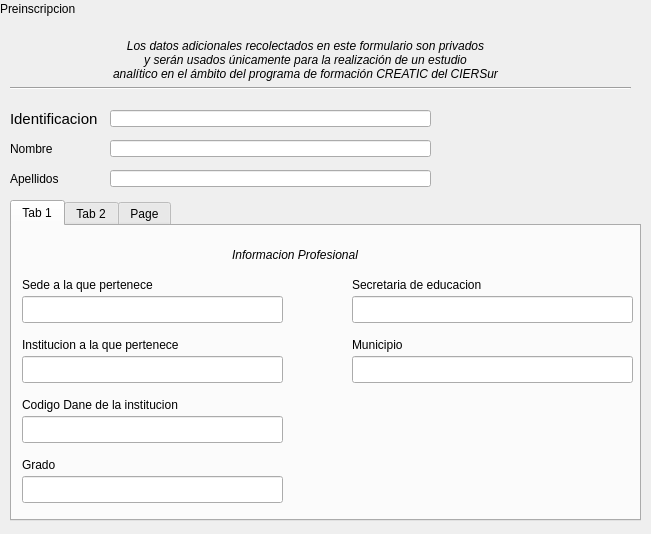
<?xml version="1.0" encoding="UTF-8"?>
<ui version="4.0">
 <class>VistaPreinscribirLT</class>
 <widget class="QDialog" name="VistaPreinscribirLT">
  <property name="geometry">
   <rect>
    <x>0</x>
    <y>0</y>
    <width>651</width>
    <height>534</height>
   </rect>
  </property>
  <property name="windowTitle">
   <string>Dialog</string>
  </property>
  <widget class="QLabel" name="label_2">
   <property name="geometry">
    <rect>
     <x>0</x>
     <y>0</y>
     <width>121</width>
     <height>17</height>
    </rect>
   </property>
   <property name="text">
    <string>Preinscripcion</string>
   </property>
  </widget>
  <widget class="QTabWidget" name="tabWidget">
   <property name="geometry">
    <rect>
     <x>10</x>
     <y>200</y>
     <width>631</width>
     <height>321</height>
    </rect>
   </property>
   <property name="toolTip">
    <string>&lt;html&gt;&lt;head/&gt;&lt;body&gt;&lt;p&gt;Informacion Profesional&lt;/p&gt;&lt;/body&gt;&lt;/html&gt;</string>
   </property>
   <property name="currentIndex">
    <number>0</number>
   </property>
   <widget class="QWidget" name="tab">
    <attribute name="title">
     <string>Tab 1</string>
    </attribute>
    <widget class="QLabel" name="label_9">
     <property name="geometry">
      <rect>
       <x>10</x>
       <y>170</y>
       <width>201</width>
       <height>17</height>
      </rect>
     </property>
     <property name="text">
      <string>Codigo Dane de la institucion</string>
     </property>
    </widget>
    <widget class="QLineEdit" name="lineEdit_6">
     <property name="geometry">
      <rect>
       <x>10</x>
       <y>190</y>
       <width>261</width>
       <height>27</height>
      </rect>
     </property>
    </widget>
    <widget class="QLineEdit" name="lineEdit_7">
     <property name="geometry">
      <rect>
       <x>10</x>
       <y>250</y>
       <width>261</width>
       <height>27</height>
      </rect>
     </property>
    </widget>
    <widget class="QLineEdit" name="lineEdit_4">
     <property name="geometry">
      <rect>
       <x>10</x>
       <y>70</y>
       <width>261</width>
       <height>27</height>
      </rect>
     </property>
    </widget>
    <widget class="QLineEdit" name="lineEdit_9">
     <property name="geometry">
      <rect>
       <x>340</x>
       <y>130</y>
       <width>281</width>
       <height>27</height>
      </rect>
     </property>
    </widget>
    <widget class="QLabel" name="label_6">
     <property name="geometry">
      <rect>
       <x>220</x>
       <y>20</y>
       <width>161</width>
       <height>17</height>
      </rect>
     </property>
     <property name="font">
      <font>
       <italic>true</italic>
      </font>
     </property>
     <property name="text">
      <string>Informacion Profesional</string>
     </property>
    </widget>
    <widget class="QLabel" name="label_7">
     <property name="geometry">
      <rect>
       <x>10</x>
       <y>50</y>
       <width>161</width>
       <height>17</height>
      </rect>
     </property>
     <property name="text">
      <string>Sede a la que pertenece</string>
     </property>
    </widget>
    <widget class="QLabel" name="label_11">
     <property name="geometry">
      <rect>
       <x>340</x>
       <y>50</y>
       <width>171</width>
       <height>17</height>
      </rect>
     </property>
     <property name="text">
      <string>Secretaria de educacion</string>
     </property>
    </widget>
    <widget class="QLabel" name="label_12">
     <property name="geometry">
      <rect>
       <x>340</x>
       <y>110</y>
       <width>71</width>
       <height>17</height>
      </rect>
     </property>
     <property name="text">
      <string>Municipio</string>
     </property>
    </widget>
    <widget class="QLabel" name="label_10">
     <property name="geometry">
      <rect>
       <x>10</x>
       <y>230</y>
       <width>66</width>
       <height>17</height>
      </rect>
     </property>
     <property name="text">
      <string>Grado</string>
     </property>
    </widget>
    <widget class="QLineEdit" name="lineEdit_5">
     <property name="geometry">
      <rect>
       <x>10</x>
       <y>130</y>
       <width>261</width>
       <height>27</height>
      </rect>
     </property>
    </widget>
    <widget class="QLabel" name="label_8">
     <property name="geometry">
      <rect>
       <x>10</x>
       <y>110</y>
       <width>201</width>
       <height>17</height>
      </rect>
     </property>
     <property name="text">
      <string>Institucion a la que pertenece</string>
     </property>
    </widget>
    <widget class="QLineEdit" name="lineEdit_8">
     <property name="geometry">
      <rect>
       <x>340</x>
       <y>70</y>
       <width>281</width>
       <height>27</height>
      </rect>
     </property>
    </widget>
   </widget>
   <widget class="QWidget" name="tab_2">
    <attribute name="title">
     <string>Tab 2</string>
    </attribute>
    <widget class="QLineEdit" name="lineEdit_10">
     <property name="geometry">
      <rect>
       <x>70</x>
       <y>130</y>
       <width>461</width>
       <height>27</height>
      </rect>
     </property>
    </widget>
    <widget class="QRadioButton" name="radioButton_4">
     <property name="geometry">
      <rect>
       <x>0</x>
       <y>130</y>
       <width>61</width>
       <height>22</height>
      </rect>
     </property>
     <property name="text">
      <string>Otro</string>
     </property>
    </widget>
    <widget class="QRadioButton" name="radioButton">
     <property name="geometry">
      <rect>
       <x>0</x>
       <y>40</y>
       <width>171</width>
       <height>22</height>
      </rect>
     </property>
     <property name="text">
      <string>Matematicas</string>
     </property>
    </widget>
    <widget class="QRadioButton" name="radioButton_3">
     <property name="geometry">
      <rect>
       <x>0</x>
       <y>100</y>
       <width>541</width>
       <height>22</height>
      </rect>
     </property>
     <property name="text">
      <string>Lenguaje (Lengua Castellana, Idiomas Extranjeros, Humanidades)</string>
     </property>
    </widget>
    <widget class="QLabel" name="label_13">
     <property name="geometry">
      <rect>
       <x>0</x>
       <y>20</y>
       <width>221</width>
       <height>17</height>
      </rect>
     </property>
     <property name="font">
      <font>
       <weight>75</weight>
       <bold>true</bold>
       <strikeout>false</strikeout>
       <kerning>false</kerning>
      </font>
     </property>
     <property name="text">
      <string>Area a la cual se va a inscribir</string>
     </property>
    </widget>
    <widget class="QRadioButton" name="radioButton_2">
     <property name="geometry">
      <rect>
       <x>0</x>
       <y>70</y>
       <width>531</width>
       <height>22</height>
      </rect>
     </property>
     <property name="text">
      <string>Ciencias Naturales y Educacion Ambiental (Incluye Fisica, Biologia y Quimica</string>
     </property>
    </widget>
    <widget class="QRadioButton" name="radioButton_6">
     <property name="geometry">
      <rect>
       <x>0</x>
       <y>240</y>
       <width>116</width>
       <height>22</height>
      </rect>
     </property>
     <property name="text">
      <string>Si</string>
     </property>
    </widget>
    <widget class="QRadioButton" name="radioButton_5">
     <property name="geometry">
      <rect>
       <x>0</x>
       <y>220</y>
       <width>116</width>
       <height>22</height>
      </rect>
     </property>
     <property name="text">
      <string>No</string>
     </property>
    </widget>
    <widget class="QLabel" name="label_14">
     <property name="geometry">
      <rect>
       <x>0</x>
       <y>200</y>
       <width>451</width>
       <height>17</height>
      </rect>
     </property>
     <property name="font">
      <font>
       <weight>75</weight>
       <bold>true</bold>
       <strikeout>false</strikeout>
       <kerning>false</kerning>
      </font>
     </property>
     <property name="text">
      <string>Actualmente es TUTOR(A) del programa Todos Aprenden-PTA?</string>
     </property>
    </widget>
   </widget>
   <widget class="QWidget" name="tab_3">
    <attribute name="title">
     <string>Page</string>
    </attribute>
    <widget class="QRadioButton" name="radioButton_8">
     <property name="geometry">
      <rect>
       <x>0</x>
       <y>60</y>
       <width>116</width>
       <height>22</height>
      </rect>
     </property>
     <property name="text">
      <string>Si</string>
     </property>
    </widget>
    <widget class="QLabel" name="label_15">
     <property name="geometry">
      <rect>
       <x>0</x>
       <y>20</y>
       <width>451</width>
       <height>17</height>
      </rect>
     </property>
     <property name="font">
      <font>
       <weight>75</weight>
       <bold>true</bold>
       <strikeout>false</strikeout>
       <kerning>false</kerning>
      </font>
     </property>
     <property name="text">
      <string>Tiene usuario Colombia Aprende?</string>
     </property>
    </widget>
    <widget class="QRadioButton" name="radioButton_7">
     <property name="geometry">
      <rect>
       <x>0</x>
       <y>40</y>
       <width>116</width>
       <height>22</height>
      </rect>
     </property>
     <property name="text">
      <string>No</string>
     </property>
    </widget>
    <widget class="QPushButton" name="pushButton">
     <property name="geometry">
      <rect>
       <x>520</x>
       <y>250</y>
       <width>98</width>
       <height>27</height>
      </rect>
     </property>
     <property name="text">
      <string>Preinscribir</string>
     </property>
    </widget>
   </widget>
  </widget>
  <widget class="QLineEdit" name="lineEdit_3">
   <property name="geometry">
    <rect>
     <x>110</x>
     <y>170</y>
     <width>321</width>
     <height>17</height>
    </rect>
   </property>
  </widget>
  <widget class="Line" name="line">
   <property name="geometry">
    <rect>
     <x>10</x>
     <y>80</y>
     <width>621</width>
     <height>16</height>
    </rect>
   </property>
   <property name="orientation">
    <enum>Qt::Horizontal</enum>
   </property>
  </widget>
  <widget class="QLabel" name="label_3">
   <property name="geometry">
    <rect>
     <x>10</x>
     <y>110</y>
     <width>101</width>
     <height>17</height>
    </rect>
   </property>
   <property name="font">
    <font>
     <pointsize>11</pointsize>
    </font>
   </property>
   <property name="text">
    <string>Identificacion</string>
   </property>
  </widget>
  <widget class="QLabel" name="label_5">
   <property name="geometry">
    <rect>
     <x>10</x>
     <y>170</y>
     <width>66</width>
     <height>17</height>
    </rect>
   </property>
   <property name="text">
    <string>Apellidos</string>
   </property>
  </widget>
  <widget class="QLabel" name="label_4">
   <property name="geometry">
    <rect>
     <x>10</x>
     <y>140</y>
     <width>66</width>
     <height>17</height>
    </rect>
   </property>
   <property name="text">
    <string>Nombre</string>
   </property>
  </widget>
  <widget class="QLineEdit" name="lineEdit_2">
   <property name="geometry">
    <rect>
     <x>110</x>
     <y>140</y>
     <width>321</width>
     <height>17</height>
    </rect>
   </property>
  </widget>
  <widget class="QLineEdit" name="lineEdit">
   <property name="geometry">
    <rect>
     <x>110</x>
     <y>110</y>
     <width>321</width>
     <height>17</height>
    </rect>
   </property>
  </widget>
  <widget class="QLabel" name="label">
   <property name="geometry">
    <rect>
     <x>60</x>
     <y>20</y>
     <width>491</width>
     <height>81</height>
    </rect>
   </property>
   <property name="text">
    <string>&lt;html&gt;&lt;head/&gt;&lt;body&gt;&lt;p align=&quot;center&quot;&gt;&lt;span style=&quot; font-size:9pt; font-style:italic;&quot;&gt;Los datos adicionales recolectados en este formulario son privados &lt;br/&gt;y serán usados únicamente para la realización de un estudio &lt;br/&gt;analítico en el ámbito del programa de formación CREATIC del CIER­Sur&lt;/span&gt;&lt;/p&gt;&lt;/body&gt;&lt;/html&gt;</string>
   </property>
  </widget>
 </widget>
 <resources/>
 <connections/>
</ui>
